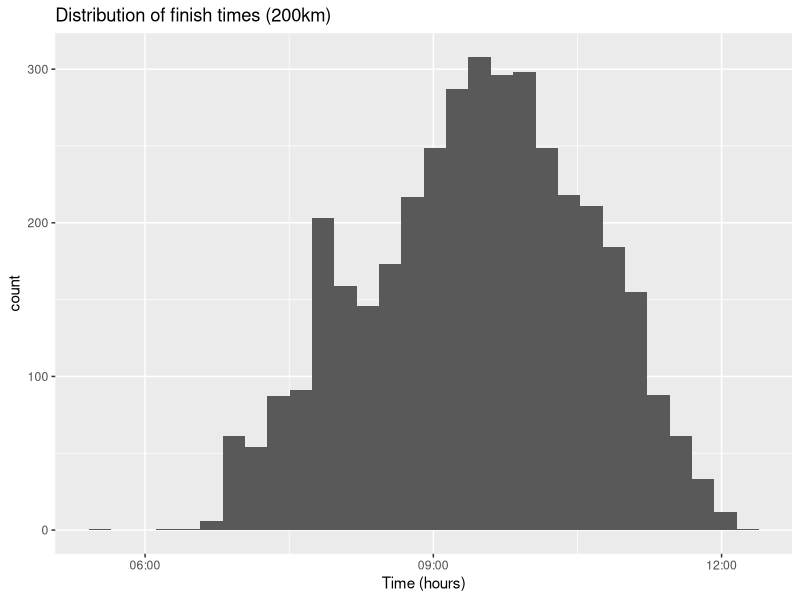

This chart was generated by the following R code: (Note: this script raises an error after producing the figure.)
## ---- chunk 1
# Load all of the packages that I need.

# Notice that the parameter "echo" was set to FALSE for this code chunk.
# This prevents the code from displaying in the knitted HTML output.

library(ggplot2)
## ---- chunk 2
# Load the Data, combine the two datasets and print some basics
weissensee <-read.csv("data/weissensee_results.csv", header=TRUE, sep = ";") 
str(weissensee)
## ---- chunk 3
#plot histograms of interesting features
#finish time 200km
weissensee200km <- weissensee[weissensee$Laps==16, ]
weissensee200km$TimeFormatted  <- as.POSIXct(strptime(weissensee200km$Time, format="%H:%M:%S"))
ggplot(data = weissensee200km, aes(x=TimeFormatted)) + geom_histogram() + 
  ggtitle("Distribution of finish times (200km)") + xlab('Time (hours)') + 
  ylab('count')
#summary(weissensee200km$Time)

#country
ggplot(data = weissensee, aes(x=Country)) + geom_histogram() + 
  scale_y_log10() + ggtitle("Country of residence of participants") + 
  xlab('Country') + ylab('count (log scale)')
summary(weissensee$Country) 

#Distance
ggplot(data = weissensee, aes(x=Distance)) + geom_histogram() +
  scale_y_sqrt() + ggtitle("Distribution of covered distance") + 
  xlab('Distance') + ylab('count (sqrt scale)')
summary(weissensee$Distance)
## ---- chunk 4
weissensee_triple <- c()
names <- unique(weissensee200km$Name)
for(i in 1:length(names)){
  name = names[i]
  temp <- weissensee200km[weissensee200km$Name == name, ]
  if(nrow(temp) == 3){
    weissensee_triple <- rbind(weissensee_triple, temp)
  }
}
#length(unique(weissensee_triple$Name))
ggplot(data = weissensee_triple, aes(x=factor(EventId), y=Time, color=Name)) + 
  geom_point() + geom_line(aes(group=Name)) + scale_x_discrete(labels=c("23-1","27-1","30-1")) + 
  xlab('Date') + xlab('Finish time')
